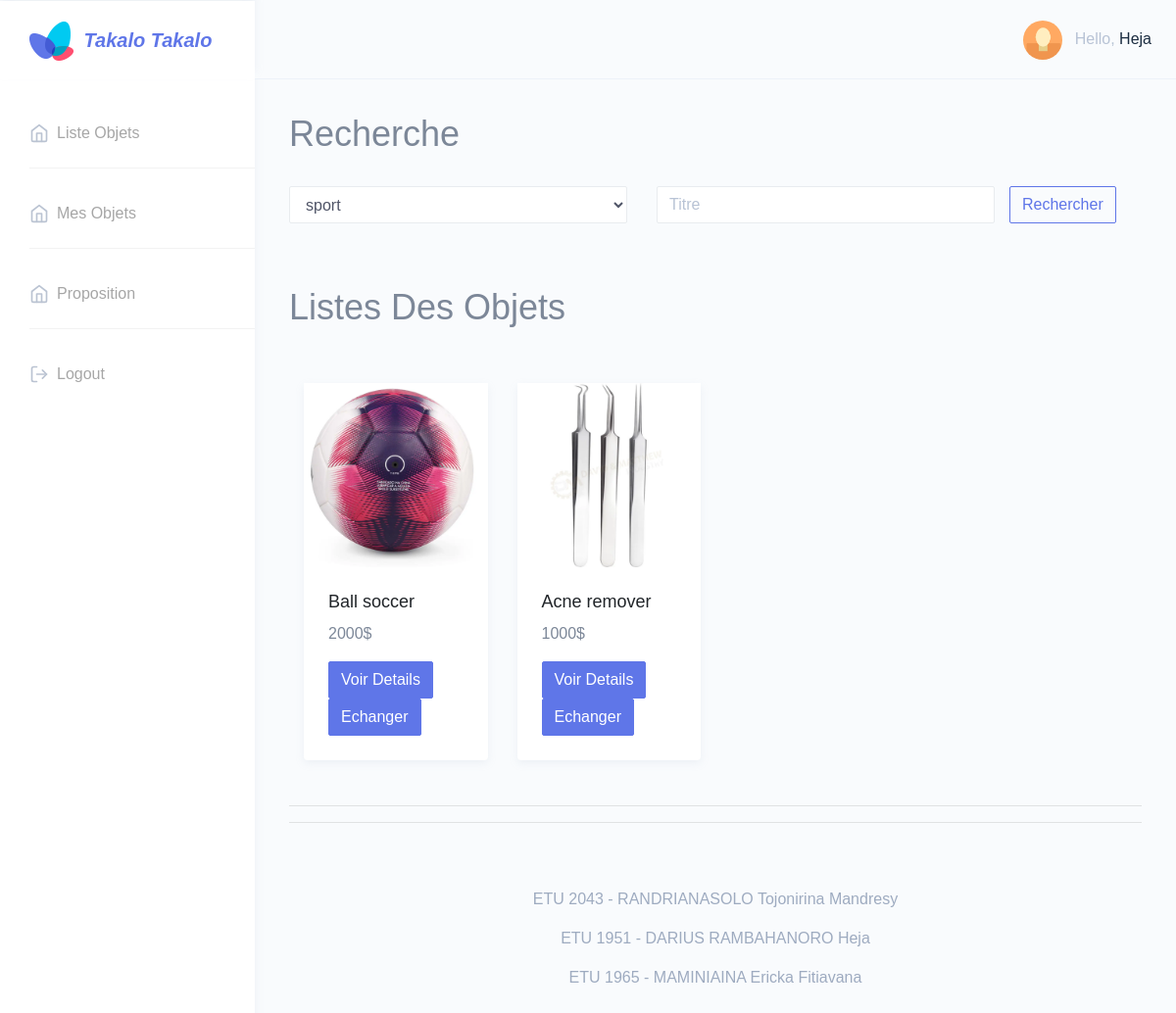
The page /index.php/options/list_objet (signed in) on the database its author committed.
### tables this page shows
CREATE TABLE objet(
    id_objet int AUTO_INCREMENT,
    id_categorie int,
    id_utilisateur int,
    titre VARCHAR(30),
    description VARCHAR(500),
    image VARCHAR(20),
    prix double,
    etat int,

    PRIMARY KEY (id_objet),
    FOREIGN KEY (id_categorie) REFERENCES categorie(id_categorie),
    FOREIGN KEY (id_utilisateur) REFERENCES utilisateur(id_utilisateur)

);

### application/views/template/template.php (called while the page is built, shortened)
<?php
	$this->load->view('template/header');
	$this->load->view($page);
?>

### application/controllers/Options.php (called while the page is built, shortened)
<?php
class Options extends CI_Controller {
	public function __construct(){
        $this->load->model('Objet');
        $this->load->model('Categorie');
	}
	public function list_objet(){
		$objet=$this->Objet->getObjetNotMine($_SESSION['id_utilisateur']);
		$categorie=$this->Categorie->getAll();
		$data['objet']=$objet;
		$data['categorie']=$categorie;
		$data['page']='Liste_Objet';
		$this->load->view('template/template',$data);
	}
}

### index.php (called while the page is built, shortened)
<?php
require_once BASEPATH.'core/CodeIgniter.php';

### application/models/Categorie.php (called while the page is built, shortened)
<?php
class Categorie extends CI_Model {
        public function getAll(){
                $query = $this->db->get("categorie");
                return $query->result_array();
        }
}
?>

### application/models/Objet.php (called while the page is built, shortened)
<?php
    class Objet extends CI_Model{
        public function getObjetNotMine($id_utilisateur){
            $query=$this->db->query('SELECT * from objet where id_utilisateur!='.$id_utilisateur.' and etat=0');
            return $query->result_array();
        }
    }
?>

### application/views/Liste_Objet.php (the view, shortened to what this page needs)
<h1>Recherche</h1>
<br>
<?php echo form_open('Recherche/resultatRecherche') ?>
    <div class="row">
        <div class="col-md-5">
            <div class="form-group">
                <select name="id_categorie" class="form-control" id="nametext">
                    <?php $j=0; ?>
                        <?php foreach($categorie as $c){ ?>
                        <option value="<?php echo $c['id_categorie'] ; ?>"><?php echo $c['nom'] ; ?></option>
                        <?php $j++; } ?>
                </select>
            </div>
        </div>
        <div class="col-md-5">
            <div class="form-group">
                <input type="text" class="form-control" name="titre" placeholder="Titre">
            </div>
        </div>
        <div class="form-group">
            <button type="submit" class="btn btn-outline-info float-right">Rechercher</button>
        </div>
    </div>
<?php echo form_close(); ?>
<br>
<br>
<h1>Listes Des Objets</h1>
<br>
<br>
<div class="row">
        <div class="container-fluid">
                    <div class="col-12">
                        <div class="row">
                            <?php $i=0; ?>
                            <?php foreach($objet as $obj){ ?>
                                <div class="col-lg-3 col-md-6">
                                    <div class="card">
                                        <img class="card-img-top img-fluid" src="<?php echo base_url()?>/images/<?php echo $obj['image']; ?>.jpg"
                                            alt="" >
                                        <div class="card-body">
                                            <h4 class="card-title"><?php echo $obj['titre'] ; ?></h4>
                                            <p class="card-text"><?php echo $obj['prix'] ; ?>$ </p>
                                            <a class="btn btn-primary" href="<?php echo site_url('Details/GetDetail/'.$obj['id_objet']) ?>">
                                                Voir Details
                                            </a>
                                            <?php if(!isset($id_objet)){ ?>
                                                <a href="<?php echo site_url('Options/mes_objets/'.$obj['id_objet']) ?>" class="btn btn-primary">Echanger</a>
                                            <?php }else{?>
                                                <a href="<?php echo site_url('Options/echanger/'.$id_objet.'/'.$obj['id_objet']) ?>" class="btn btn-primary">Echanger</a>
                                            <?php } ?>
                                        </div>
                                    </div>
                                </div>
                            <?php $i++; } ?>
                    </div>
                </div>
        </div>
    </div>
<hr>
    <hr>

### rows shown on the page
objet: image (picture), titre "Ball soccer", prix "2000"
objet: image (picture), titre "Acne remover", prix "1000"

### other values the page prints
$_SESSION['nom'] "Heja"
form field id_categorie "sport"
